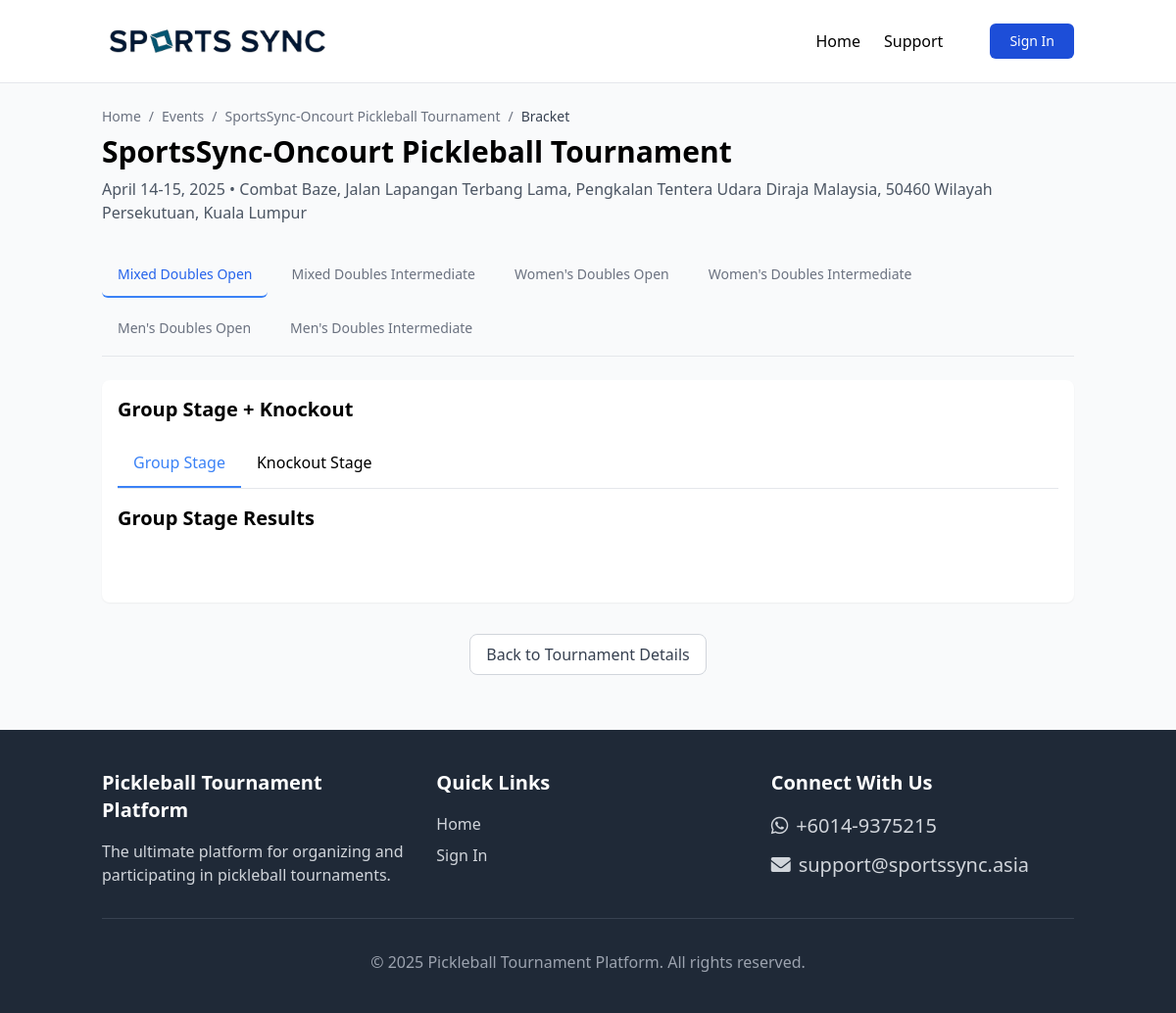
The app's page /tournament/1/bracket with its own data.
### app/models/tournament_models.py (models this page shows, shortened)
class Tournament(db.Model):
    __tablename__ = 'tournament'
    id = db.Column(db.Integer, primary_key=True)
    name = db.Column(db.String(100), nullable=False)
    organizer_id = db.Column(db.Integer, db.ForeignKey('user.id'))
    location = db.Column(db.String(200)) # Consider linking to Venue model instead/as well
    description = db.Column(db.Text)
    start_date = db.Column(db.DateTime)
    end_date = db.Column(db.DateTime)
    registration_deadline = db.Column(db.DateTime)
    tier = db.Column(Enum(TournamentTier), default=TournamentTier.OPEN)
    format = db.Column(Enum(TournamentFormat), default=TournamentFormat.SINGLE_ELIMINATION)
    status = db.Column(Enum(TournamentStatus), default=TournamentStatus.UPCOMING)
    prize_pool = db.Column(db.Float)
    logo = db.Column(db.String(255))
    banner = db.Column(db.String(255))
    created_at = db.Column(db.DateTime, index=True, default=datetime.utcnow)
    venue_id = db.Column(db.Integer, db.ForeignKey('venue.id'), nullable=True)
    is_featured = db.Column(db.Boolean, default=False)
    featured_image = db.Column(db.String(255))
    is_ranked = db.Column(db.Boolean, default=False) # Should points be awarded?
    total_cash_prize = db.Column(db.Float, default=0.0)  # Total cash across all categories
    total_prize_value = db.Column(db.Float, default=0.0)  # Including merchandise value
    prize_structure_description = db.Column(db.Text, nullable=True)  # Tournament-wide description
    payment_bank_name = db.Column(db.String(100), nullable=True)
    payment_account_number = db.Column(db.String(50), nullable=True)
    payment_account_name = db.Column(db.String(100), nullable=True)
    payment_reference_prefix = db.Column(db.String(20), nullable=True)
    payment_qr_code = db.Column(db.String(255), nullable=True)
    payment_instructions = db.Column(db.Text, nullable=True)
    door_gifts = db.Column(db.Text, nullable=True)
    door_gifts_image = db.Column(db.String(255), nullable=True)
    categories = db.relationship('TournamentCategory', backref='tournament', lazy='dynamic', cascade='all, delete-orphan')
    support_tickets = db.relationship('SupportTicket', backref='tournament', lazy='dynamic')

class TournamentCategory(db.Model):
    __tablename__ = 'tournament_category'
    id = db.Column(db.Integer, primary_key=True)
    tournament_id = db.Column(db.Integer, db.ForeignKey('tournament.id'))
    category_type = db.Column(Enum(CategoryType))
    name = db.Column(db.String(100)) # Allow custom names
    max_participants = db.Column(db.Integer)
    points_awarded = db.Column(db.Integer) # Base points for the winner
    format = db.Column(Enum(TournamentFormat), nullable=True) # Allow override from tournament default
    registration_fee = db.Column(db.Float, default=0.0)
    description = db.Column(db.Text)
    display_order = db.Column(db.Integer, default=999)
    prize_percentage = db.Column(db.Float, default=0)  # Percentage of total tournament prize pool
    prize_money = db.Column(db.Float, default=0.0)  # Total cash prize for this category (can be calculated or set directly)
    prize_image = db.Column(db.String(255), nullable=True) # Image representing prizes for this category
    has_merchandise = db.Column(db.Boolean, default=False)  # Quick flag for filtering
    has_trophies = db.Column(db.Boolean, default=False)  # Quick flag for filtering
    prize_summary = db.Column(db.Text, nullable=True)  # Brief overview for display
    total_prize_value = db.Column(db.Float, default=0.0) # Calculated total value (cash + merchandise)
    min_dupr_rating = db.Column(db.Float, nullable=True)
    max_dupr_rating = db.Column(db.Float, nullable=True)
    min_age = db.Column(db.Integer, nullable=True)
    max_age = db.Column(db.Integer, nullable=True)
    gender_restriction = db.Column(db.String(20), nullable=True)  # 'male', 'female', 'mixed', or None
    group_count = db.Column(db.Integer, default=0)  # Number of groups in group stage
    teams_per_group = db.Column(db.Integer, default=0)  # Teams per group
    teams_advancing_per_group = db.Column(db.Integer, default=0)  # Teams advancing to knockout
    points_distribution = db.Column(JSON, default={})
    prize_distribution = db.Column(JSON, default={})
    registrations = db.relationship('Registration', backref='category', lazy='dynamic', cascade='all, delete-orphan')
    matches = db.relationship('Match', backref='category', lazy='dynamic', cascade='all, delete-orphan')
    groups = db.relationship('Group', backref='category', lazy='dynamic', cascade='all, delete-orphan')
    prizes = db.relationship('Prize', backref='category', lazy='dynamic', cascade='all, delete-orphan')

### app/tournament/routes.py (the view)
@bp.route('/<int:id>/bracket')
def bracket(id):
    tournament = Tournament.query.get_or_404(id)
    categories = tournament.categories.all()
    if not categories:
        flash('No categories found for this tournament.', 'warning')
        return redirect(url_for('main.tournament_detail', id=id))
    category_id = request.args.get('category', type=int) or categories[0].id
    selected_category = TournamentCategory.query.get_or_404(category_id)
    bracket_data = BracketService.get_bracket_data(category_id)
    scores = {}
    if bracket_data['group_stage']:
        for group_data in bracket_data['groups']:
            for match in group_data['matches']:
                match_scores = MatchScore.query.filter_by(match_id=match.id).order_by(MatchScore.set_number).all()
                scores[match.id] = match_scores
    has_group_stage = False
    if bracket_data['category'].format == TournamentFormat.GROUP_KNOCKOUT:
        has_group_stage = True
    else:
        has_group_stage = False
    for round_num, matches in bracket_data['knockout_rounds'].items():
        for match in matches:
            match_scores = MatchScore.query.filter_by(match_id=match.id).order_by(MatchScore.set_number).all()
            scores[match.id] = match_scores
    return render_template('tournament/bracket.html',
                          title=f"{tournament.name} - {selected_category.category_type.value} Bracket",
                          tournament=tournament,
                          categories=categories,
                          selected_category=selected_category,
                          bracket_data=bracket_data,
                          scores=scores,
                          has_group_stage=has_group_stage,
                          format = bracket_data['category'].format)

### app/services/bracket_service.py (called while the page is built, shortened)
    @staticmethod
    def get_group_data(category_id):
        groups = Group.query.filter_by(category_id=category_id).all()
        group_data = []
        return group_data

### app/templates/tournament/bracket.html (shortened to what this page needs)
{% extends "base.html" %}
{% block content %}
<div class="mb-6">
    <div class="flex items-center gap-2 text-gray-500 text-sm mb-2">
        <a href="{{ url_for('main.index') }}" class="hover:text-blue-600">Home</a>
        <span>/</span>
        <a href="{{ url_for('main.events') }}" class="hover:text-blue-600">Events</a>
        <span>/</span>
        <a href="{{ url_for('main.tournament_detail', id=tournament.id) }}" class="hover:text-blue-600">{{ tournament.name }}</a>
        <span>/</span>
        <span class="text-gray-700">Bracket</span>
    </div>
    <h1 class="text-3xl font-bold mb-2">{{ tournament.name }}</h1>
    <div class="text-gray-600 mb-6">{{ tournament.start_date.strftime('%B %d') }}-{{ tournament.end_date.strftime('%d, %Y') }} • {{ tournament.location }}</div>
    <div class="border-b border-gray-200 mb-6 overflow-x-auto">
        <div class="tabs-container py-1">
            {% for category in categories %}
                <a href="{{ url_for('tournament.bracket', id=tournament.id, category=category.id) }}"
                    class="tab-button border-b-2 font-medium whitespace-nowrap
                        {% if category.id == selected_category.id %}
                            border-blue-500 text-blue-600
                        {% else %}
                            border-transparent text-gray-500 hover:text-gray-700 hover:border-gray-300
                        {% endif %}">
                    {{ category.name }}
                </a>
            {% endfor %}
        </div>
    </div>
</div>
<div class="bg-white p-4 rounded-lg shadow-sm mb-8">
    <h1 class="text-xl font-semibold mb-4">{{format.value}}</h1>
    {% if has_group_stage %}
        <div id="desktop-tournament-bracket" class="desktop-bracket-container tab-container">
            <div class="tabs">
                <div class="tab active" data-tab="group-stage">Group Stage</div>
                <div class="tab" data-tab="knockout-stage">Knockout Stage</div>
            </div>
            <div class="tab-content active" id="group-stage">
                <div class="group-stage mt-4">
                    <h2 class="text-xl font-semibold mb-4">Group Stage Results</h2>
                </div>
            </div>
        </div>
                        {% set round_names = {
                            1: 'F',
                            1.5: '3P',
                            2: 'SF',
                            3: 'QF',
                            4: 'R16',
                            5: 'R32',
                            6: 'R64'
                        } %}
    {% endif %}
</div>
<div class="text-center mb-8">
    <a href="{{ url_for('main.tournament_detail', id=tournament.id) }}" class="inline-block px-4 py-2 bg-white border border-gray-300 text-gray-700 rounded-lg hover:bg-gray-50 transition">
        Back to Tournament Details
    </a>
</div>
{% endblock %}

### app/static/css/main.css (style rules this page uses)
.tabs { @apply flex border-b border-gray-200 mb-6; }
.tab { @apply py-2 px-4 border-b-2 font-medium text-sm; }

### app/templates/tournament/bracket.html (style rules this page uses)
.group-stage { margin-bottom: 40px; }
.tab-container { margin-bottom: 24px; }
.tabs { display: flex; border-bottom: 1px solid #e5e7eb; }
.tab { padding: 0.75rem 1rem; cursor: pointer; border-bottom: 2px solid transparent; }
.tab.active { border-bottom-color: #3b82f6; color: #3b82f6; font-weight: 500; }
.tab-content { display: none; }
.tab-content.active { display: block; }
.tabs-container { display: grid; grid-template-columns: repeat(2, 1fr); gap: 0.5rem; }
.tab-button { text-align: center; padding: 0.75rem 0.5rem; border-radius: 0.375rem; font-size: 0.875rem; white-space: nowrap; overflow: hidden; text-overflow: ellipsis; }
@media (min-width: 576px) { .tabs-container { grid-template-columns: repeat(3, 1fr); } }
@media (min-width: 768px) { .desktop-bracket-container { display: block; } }
@media (min-width: 768px) { .tabs-container { grid-template-columns: repeat(4, 1fr); } }
@media (min-width: 1024px) { .tabs-container { display: flex; flex-wrap: wrap; } }
@media (min-width: 1024px) { .tab-button { flex: 0 1 auto; padding: 0.75rem 1rem; } }

### records on screen
Tournament: name "SportsSync-Oncourt Pickleball Tournament", start_date "April 14", end_date "15, 2025", location "Combat Baze, Jalan Lapangan Terbang Lama, Pengkalan Tentera Udara Diraja Malaysia, 50460 Wilayah Persekutuan, Kuala Lumpur"
TournamentCategory: name "Mixed Doubles Open"
TournamentCategory: name "Mixed Doubles Intermediate"
TournamentCategory: name "Women's Doubles Open"
TournamentCategory: name "Women's Doubles Intermediate"
TournamentCategory: name "Men's Doubles Open"
TournamentCategory: name "Men's Doubles Intermediate"

### other values on screen
{{ now.year if now else 2025 }} "2025"
